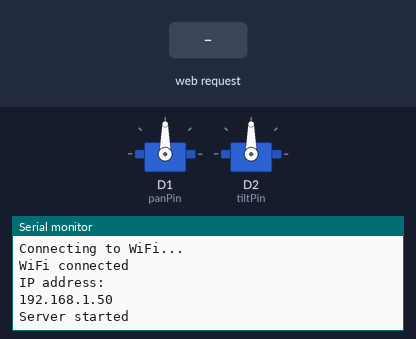
Bench run of a sketch on a simulated ESP8266 (NodeMCU). On the bench: 2 × servo, the last lines printed to the serial monitor. Inputs (shaded band) come from the test bench. WiFi joins after 1.5 s; servers stay silent unless stated.

Above: at 3.2 s.
3.3 s: HTTP request GET /pan received
At 4.5 s:
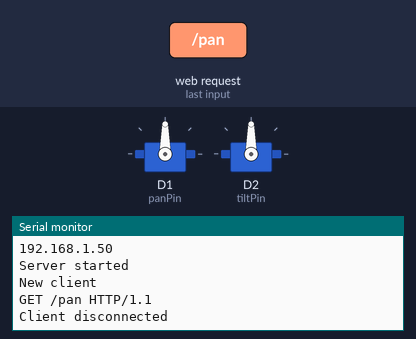
4.8 s: HTTP request GET /tilt received
At 5.6 s:
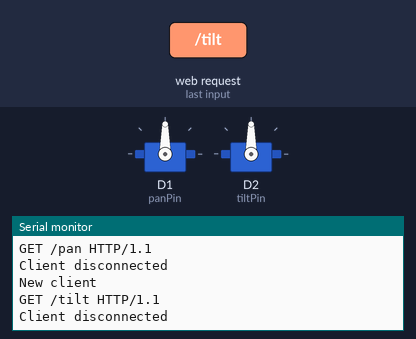

Measured:
- after the input at 3.3 s, the serial monitor: prints a new line at once (image 1)
- after the input at 4.8 s, the serial monitor: prints a new line at once (image 2)

The sketch:

pantiltservo.ino
```cpp
#include <ESP8266WiFi.h>
#include <Servo.h>

// WiFi credentials
const char* ssid = "abcd";
const char* password = "12345678";

// Servo pin assignments
const int panPin = D1;  // GPIO 14
const int tiltPin = D2; // GPIO 12

// Create servo objects
Servo panServo;
Servo tiltServo;

WiFiServer server(80);

void setup() {
  // Initialize Serial Monitor
  Serial.begin(115200);

  // Initialize servos
  panServo.attach(panPin);
  tiltServo.attach(tiltPin);

  // Connect to WiFi
  WiFi.begin(ssid, password);
  while (WiFi.status() != WL_CONNECTED) {
    delay(1000);
    Serial.println("Connecting to WiFi...");
  }

  // Print IP address
  Serial.println("WiFi connected");
  Serial.println("IP address: ");
  Serial.println(WiFi.localIP());

  // Start server
  server.begin();
  Serial.println("Server started");
}

void loop() {
  // Check if a client has connected
  WiFiClient client = server.available();
  if (!client) {
    return;
  }

  // Wait until the client sends some data
  Serial.println("New client");
  while (!client.available()) {
    delay(1);
  }

  // Read the first line of the request
  String request = client.readStringUntil('\r');
  Serial.println(request);
  client.flush();

  // Handle HTTP requests for pan and tilt adjustments
  if (request.indexOf("/pan") != -1) {
    int pos = request.indexOf("deg=");
    if (pos != -1) {
      String panValueStr = request.substring(pos + 4);
      int panValue = panValueStr.toInt();
      panServo.write(panValue);
    }
  } else if (request.indexOf("/tilt") != -1) {
    int pos = request.indexOf("deg=");
    if (pos != -1) {
      String tiltValueStr = request.substring(pos + 4);
      int tiltValue = tiltValueStr.toInt();
      tiltServo.write(tiltValue);
    }
  }

  // Send HTTP response
  client.println("HTTP/1.1 200 OK");
  client.println("Content-Type: text/html");
  client.println("Connection: close");
  client.println();

  // HTML page with sliders for controlling servos
  client.println("<!DOCTYPE html><html>");
  client.println("<head><meta name=\"viewport\" content=\"width=device-width, initial-scale=1\">");
  client.println("<title>Pan-Tilt Control</title></head><body>");
  client.println("<h1>Pan-Tilt Control</h1>");
  client.println("<p>Pan: <input type=\"range\" min=\"0\" max=\"180\" value=\"90\" id=\"panSlider\" oninput=\"updatePan(this.value)\"></p>");
  client.println("<p>Tilt: <input type=\"range\" min=\"0\" max=\"180\" value=\"90\" id=\"tiltSlider\" oninput=\"updateTilt(this.value)\"></p>");
  client.println("<script>");
  client.println("function updatePan(value) {");
  client.println("  var xhttp = new XMLHttpRequest();");
  client.println("  xhttp.open(\"GET\", \"/pan?deg=\" + value, true);");
  client.println("  xhttp.send();");
  client.println("}");
  client.println("function updateTilt(value) {");
  client.println("  var xhttp = new XMLHttpRequest();");
  client.println("  xhttp.open(\"GET\", \"/tilt?deg=\" + value, true);");
  client.println("  xhttp.send();");
  client.println("}");
  client.println("</script>");
  client.println("</body></html>");

  Serial.println("Client disconnected");
}
```
